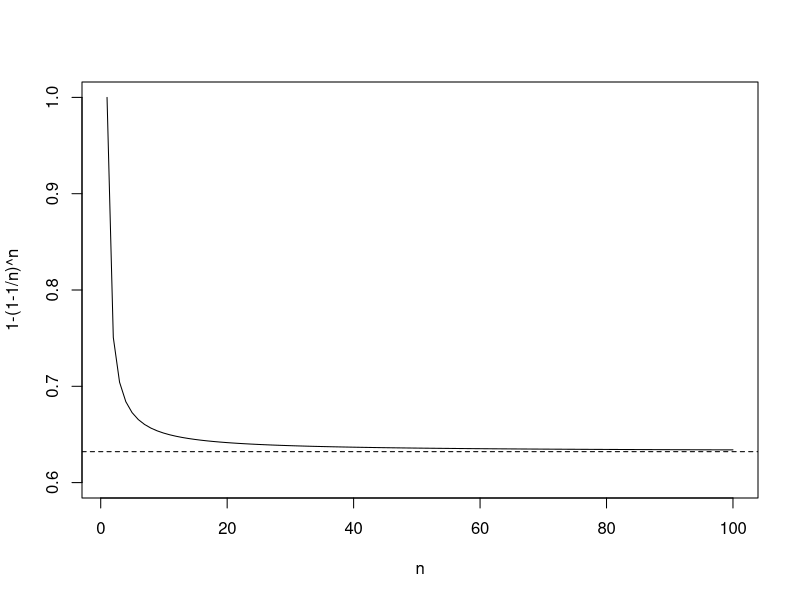
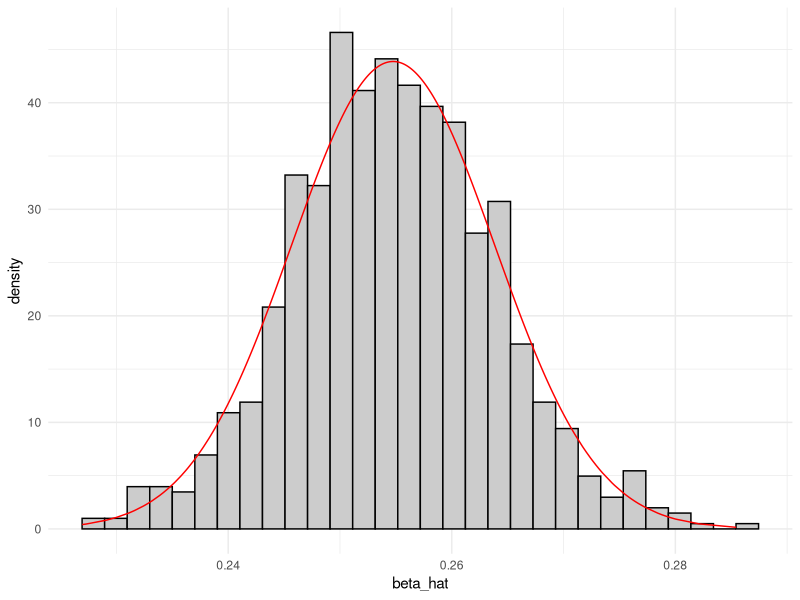

Recreate these plots in R, in order.
## ---- chunk 1
library(knitr)
knitr::opts_chunk$set(echo = TRUE,tidy=TRUE,message=FALSE,warning=FALSE,strip.white=TRUE,prompt=FALSE,
                      cache=TRUE, size="scriptsize")
## ---- chunk 2
n=100
B=10000
j=1
res=rep(NA,B)
for (b in 1:B) res[b]=(sum(sample(1:n,replace=TRUE)==j)>0)
mean(res)
## ---- chunk 3
curve(1-(1-1/x)^x,1,100,ylim=c(0.6,1),xlab="n",ylab="1-(1-1/n)^n")
abline(h=1-1/exp(1),add=T,lty=2)
## ---- chunk 4
library(carData)
boot.fn = function(data, index){
  return(coef(lm(wages~., data = SLID, subset = index)))
}

beta_hat = c()
B = 1000
for(i in 1:B){
  beta_hat[i] = boot.fn(SLID, sample(nrow(SLID), nrow(SLID), replace = T))["age"]
}

## ---- chunk 5
library(ggplot2)
data = data.frame(beta_hat = beta_hat, norm_den = dnorm(beta_hat, mean(beta_hat), sd(beta_hat)))
ggplot(data)+
  geom_histogram(aes(x = beta_hat, y = ..density..),  fill = "grey80", color = "black") +
  geom_line(aes(x = beta_hat, y = norm_den), color = "red")+
  theme_minimal()
## ---- chunk 6
sd(beta_hat)
quantile(beta_hat, c(0.025, 0.975))
c(mean(beta_hat) - 1.96*sd(beta_hat), mean(beta_hat) + 1.96*sd(beta_hat))
## ---- chunk 7
SLID.lm = lm(wages ~ ., data = SLID)
confint(SLID.lm )
## ---- chunk 8
library(boot)
bo = boot(SLID, boot.fn, 1000)
bo
